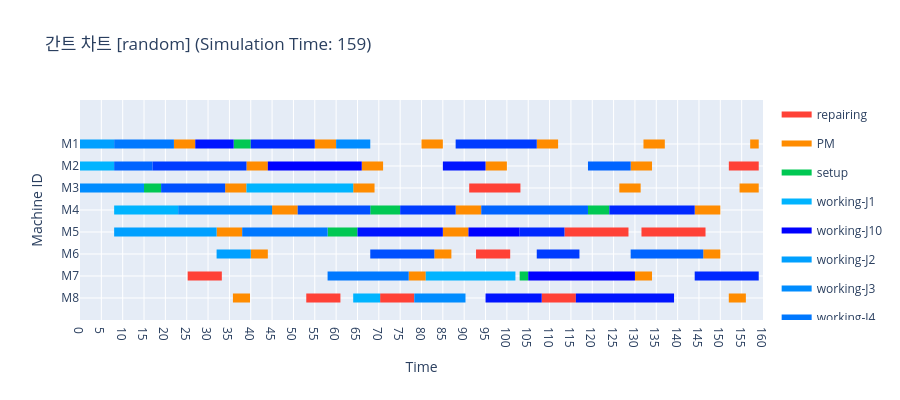

This figure's notebook cell:
### Code cell
env.run(until=scheduler.job_chk_process)
fig = create_gantt_chart(
    logs=event_logger.logs,
    max_time=env.now,
    title=f"간트 차트 [{MACHINE_CHOICE}] (Simulation Time: {round(env.now, 3)})")
fig.show()

### Figure 1 — Plotly figure (JSON) as saved in the notebook; plotly's stock layout.template omitted (floating-point values rounded to 4 significant figures; data arrays with more than 128 entries replaced by an {"elided": "..."} marker saying what was removed)
{"data": [{"fill": "toself", "fillcolor": "rgb(255, 65, 54)", "hoverinfo": "name", "legendgroup": "rgb(255, 65, 54)", "mode": "none", "name": "repairing", "type": "scatter", "x": [152.0, 159, 159, 152.0, 152.0, 91.18, 103.2, 103.2, 91.18, 91.18, 113.5, 128.5, 128.5, 113.5, 113.5, 131.5, 146.5, 146.5, 131.5, 131.5, 92.78, 100.8, 100.8, 92.78, 92.78, 25.23, 33.23, 33.23, 25.23, 25.23, 53.01, 61.01, 61.01, 53.01, 53.01, 70.31, 78.31, 78.31, 70.31, 70.31, 108.2, 116.2, 116.2, 108.2], "y": [5.8, 5.8, 6.2, 6.2, null, 4.8, 4.8, 5.2, 5.2, null, 2.8, 2.8, 3.2, 3.2, null, 2.8, 2.8, 3.2, 3.2, null, 1.8, 1.8, 2.2, 2.2, null, 0.8, 0.8, 1.2, 1.2, null, -0.2, -0.2, 0.2, 0.2, null, -0.2, -0.2, 0.2, 0.2, null, -0.2, -0.2, 0.2, 0.2]}, {"fill": "toself", "fillcolor": "rgb(255, 140, 0)", "hoverinfo": "name", "legendgroup": "rgb(255, 140, 0)", "mode": "none", "name": "PM", "type": "scatter", "x": {"elided": "129 float values"}, "y": {"elided": "129 float values"}}, {"fill": "toself", "fillcolor": "rgb(0, 200, 83)", "hoverinfo": "name", "legendgroup": "rgb(0, 200, 83)", "mode": "none", "name": "setup", "type": "scatter", "x": [36, 40, 40, 36, 36, 15, 19, 19, 15, 15, 68, 75, 75, 68, 68, 119, 124, 124, 119, 119, 58, 65, 65, 58, 58, 103, 105, 105, 103], "y": [6.8, 6.8, 7.2, 7.2, null, 4.8, 4.8, 5.2, 5.2, null, 3.8, 3.8, 4.2, 4.2, null, 3.8, 3.8, 4.2, 4.2, null, 2.8, 2.8, 3.2, 3.2, null, 0.8, 0.8, 1.2, 1.2]}, {"fill": "toself", "fillcolor": "rgb(0, 180, 255)", "hoverinfo": "name", "legendgroup": "rgb(0, 180, 255)", "mode": "none", "name": "working-J1", "type": "scatter", "x": [0, 8, 8, 0, 0, 39, 64, 64, 39, 39, 8, 23, 23, 8, 8, 81, 102, 102, 81, 81, 64, 70.31, 70.31, 64], "y": [5.8, 5.8, 6.2, 6.2, null, 4.8, 4.8, 5.2, 5.2, null, 3.8, 3.8, 4.2, 4.2, null, 0.8, 0.8, 1.2, 1.2, null, -0.2, -0.2, 0.2, 0.2]}, {"fill": "toself", "fillcolor": "rgb(0, 0, 255)", "hoverinfo": "name", "legendgroup": "rgb(0, 0, 255)", "mode": "none", "name": "working-J10", "type": "scatter", "x": [44, 66, 66, 44, 44, 91, 103, 103, 91, 91, 105, 130, 130, 105], "y": [5.8, 5.8, 6.2, 6.2, null, 2.8, 2.8, 3.2, 3.2, null, 0.8, 0.8, 1.2, 1.2]}, {"fill": "toself", "fillcolor": "rgb(0, 160, 255)", "hoverinfo": "name", "legendgroup": "rgb(0, 160, 255)", "mode": "none", "name": "working-J2", "type": "scatter", "x": [0, 8, 8, 0, 0, 8, 32, 32, 8, 8, 32, 40, 40, 32], "y": [6.8, 6.8, 7.2, 7.2, null, 2.8, 2.8, 3.2, 3.2, null, 1.8, 1.8, 2.2, 2.2]}, {"fill": "toself", "fillcolor": "rgb(0, 140, 255)", "hoverinfo": "name", "legendgroup": "rgb(0, 140, 255)", "mode": "none", "name": "working-J3", "type": "scatter", "x": [60, 68, 68, 60, 60, 0, 15, 15, 0, 0, 23, 45, 45, 23, 23, 78.31, 90.31, 90.31, 78.31], "y": [6.8, 6.8, 7.2, 7.2, null, 4.8, 4.8, 5.2, 5.2, null, 3.8, 3.8, 4.2, 4.2, null, -0.2, -0.2, 0.2, 0.2]}, {"fill": "toself", "fillcolor": "rgb(0, 120, 255)", "hoverinfo": "name", "legendgroup": "rgb(0, 120, 255)", "mode": "none", "name": "working-J4", "type": "scatter", "x": [8, 22, 22, 8, 8, 38, 58, 58, 38, 38, 58, 77, 77, 58], "y": [6.8, 6.8, 7.2, 7.2, null, 2.8, 2.8, 3.2, 3.2, null, 0.8, 0.8, 1.2, 1.2]}, {"fill": "toself", "fillcolor": "rgb(0, 100, 255)", "hoverinfo": "name", "legendgroup": "rgb(0, 100, 255)", "mode": "none", "name": "working-J5", "type": "scatter", "x": [8, 17, 17, 8, 8, 119, 129, 129, 119, 119, 94, 119, 119, 94, 94, 129, 146, 146, 129], "y": [5.8, 5.8, 6.2, 6.2, null, 5.8, 5.8, 6.2, 6.2, null, 3.8, 3.8, 4.2, 4.2, null, 1.8, 1.8, 2.2, 2.2]}, {"fill": "toself", "fillcolor": "rgb(0, 80, 255)", "hoverinfo": "name", "legendgroup": "rgb(0, 80, 255)", "mode": "none", "name": "working-J6", "type": "scatter", "x": [19, 34, 34, 19, 19, 51, 68, 68, 51, 51, 68, 83, 83, 68], "y": [4.8, 4.8, 5.2, 5.2, null, 3.8, 3.8, 4.2, 4.2, null, 1.8, 1.8, 2.2, 2.2]}, {"fill": "toself", "fillcolor": "rgb(0, 60, 255)", "hoverinfo": "name", "legendgroup": "rgb(0, 60, 255)", "mode": "none", "name": "working-J7", "type": "scatter", "x": [88, 107, 107, 88, 88, 17, 39, 39, 17, 17, 75, 88, 88, 75, 75, 107, 117, 117, 107], "y": [6.8, 6.8, 7.2, 7.2, null, 5.8, 5.8, 6.2, 6.2, null, 3.8, 3.8, 4.2, 4.2, null, 1.8, 1.8, 2.2, 2.2]}, {"fill": "toself", "fillcolor": "rgb(0, 40, 255)", "hoverinfo": "name", "legendgroup": "rgb(0, 40, 255)", "mode": "none", "name": "working-J8", "type": "scatter", "x": [40, 55, 55, 40, 40, 124, 144, 144, 124, 124, 103, 113.5, 113.5, 103, 103, 144, 159, 159, 144], "y": [6.8, 6.8, 7.2, 7.2, null, 3.8, 3.8, 4.2, 4.2, null, 2.8, 2.8, 3.2, 3.2, null, 0.8, 0.8, 1.2, 1.2]}, {"fill": "toself", "fillcolor": "rgb(0, 20, 255)", "hoverinfo": "name", "legendgroup": "rgb(0, 20, 255)", "mode": "none", "name": "working-J9", "type": "scatter", "x": [27, 36, 36, 27, 27, 85, 95, 95, 85, 85, 65, 85, 85, 65, 65, 95, 108.2, 108.2, 95, 95, 116.2, 139.2, 139.2, 116.2], "y": [6.8, 6.8, 7.2, 7.2, null, 5.8, 5.8, 6.2, 6.2, null, 2.8, 2.8, 3.2, 3.2, null, -0.2, -0.2, 0.2, 0.2, null, -0.2, -0.2, 0.2, 0.2]}, {"legendgroup": "rgb(0, 0, 255)", "marker": {"color": "rgb(0, 0, 255)", "opacity": 0, "size": 1}, "mode": "markers", "name": "", "showlegend": false, "text": ["job: J10\noperation: J10_O1", "job: J10\noperation: J10_O1", "job: J10\noperation: J10_O2", "job: J10\noperation: J10_O2", "job: J10\noperation: J10_O3", "job: J10\noperation: J10_O3"], "type": "scatter", "x": [44, 66, 91, 103, 105, 130], "y": [6, 6, 3, 3, 1, 1]}, {"legendgroup": "rgb(0, 100, 255)", "marker": {"color": "rgb(0, 100, 255)", "opacity": 0, "size": 1}, "mode": "markers", "name": "", "showlegend": false, "text": ["job: J5\noperation: J5_O1", "job: J5\noperation: J5_O1", "job: J5\noperation: J5_O3", "job: J5\noperation: J5_O3", "job: J5\noperation: J5_O2", "job: J5\noperation: J5_O2", "job: J5\noperation: J5_O4", "job: J5\noperation: J5_O4"], "type": "scatter", "x": [8, 17, 119, 129, 94, 119, 129, 146], "y": [6, 6, 6, 6, 4, 4, 2, 2]}, {"legendgroup": "rgb(0, 120, 255)", "marker": {"color": "rgb(0, 120, 255)", "opacity": 0, "size": 1}, "mode": "markers", "name": "", "showlegend": false, "text": ["job: J4\noperation: J4_O1", "job: J4\noperation: J4_O1", "job: J4\noperation: J4_O2", "job: J4\noperation: J4_O2", "job: J4\noperation: J4_O3", "job: J4\noperation: J4_O3"], "type": "scatter", "x": [8, 22, 38, 58, 58, 77], "y": [7, 7, 3, 3, 1, 1]}, {"legendgroup": "rgb(0, 140, 255)", "marker": {"color": "rgb(0, 140, 255)", "opacity": 0, "size": 1}, "mode": "markers", "name": "", "showlegend": false, "text": ["job: J3\noperation: J3_O3", "job: J3\noperation: J3_O3", "job: J3\noperation: J3_O1", "job: J3\noperation: J3_O1", "job: J3\noperation: J3_O2", "job: J3\noperation: J3_O2", "job: J3\noperation: J3_O4", "job: J3\noperation: J3_O4"], "type": "scatter", "x": [60, 68, 0, 15, 23, 45, 78.31, 90.31], "y": [7, 7, 5, 5, 4, 4, 0, 0]}, {"legendgroup": "rgb(0, 160, 255)", "marker": {"color": "rgb(0, 160, 255)", "opacity": 0, "size": 1}, "mode": "markers", "name": "", "showlegend": false, "text": ["job: J2\noperation: J2_O1", "job: J2\noperation: J2_O1", "job: J2\noperation: J2_O2", "job: J2\noperation: J2_O2", "job: J2\noperation: J2_O3", "job: J2\noperation: J2_O3"], "type": "scatter", "x": [0, 8, 8, 32, 32, 40], "y": [7, 7, 3, 3, 2, 2]}, {"legendgroup": "rgb(0, 180, 255)", "marker": {"color": "rgb(0, 180, 255)", "opacity": 0, "size": 1}, "mode": "markers", "name": "", "showlegend": false, "text": ["job: J1\noperation: J1_O1", "job: J1\noperation: J1_O1", "job: J1\noperation: J1_O3", "job: J1\noperation: J1_O3", "job: J1\noperation: J1_O2", "job: J1\noperation: J1_O2", "job: J1\noperation: J1_O4", "job: J1\noperation: J1_O4", "job: J1\noperation: J1_O4", "job: J1\noperation: J1_O4"], "type": "scatter", "x": [0, 8, 39, 64, 8, 23, 81, 102, 64, 70.31], "y": [6, 6, 5, 5, 4, 4, 1, 1, 0, 0]}, {"legendgroup": "rgb(0, 20, 255)", "marker": {"color": "rgb(0, 20, 255)", "opacity": 0, "size": 1}, "mode": "markers", "name": "", "showlegend": false, "text": ["job: J9\noperation: J9_O1", "job: J9\noperation: J9_O1", "job: J9\noperation: J9_O3", "job: J9\noperation: J9_O3", "job: J9\noperation: J9_O2", "job: J9\noperation: J9_O2", "job: J9\noperation: J9_O4", "job: J9\noperation: J9_O4", "job: J9\noperation: J9_O4", "job: J9\noperation: J9_O4"], "type": "scatter", "x": [27, 36, 85, 95, 65, 85, 95, 108.2, 116.2, 139.2], "y": [7, 7, 6, 6, 3, 3, 0, 0, 0, 0]}, {"legendgroup": "rgb(0, 200, 83)", "marker": {"color": "rgb(0, 200, 83)", "opacity": 0, "size": 1}, "mode": "markers", "name": "", "showlegend": false, "text": ["job: J8\noperation: J8_O1", "job: J8\noperation: J8_O1", "job: J6\noperation: J6_O1", "job: J6\noperation: J6_O1", "job: J7\noperation: J7_O2", "job: J7\noperation: J7_O2", "job: J8\noperation: J8_O2", "job: J8\noperation: J8_O2", "job: J9\noperation: J9_O2", "job: J9\noperation: J9_O2", "job: J10\noperation: J10_O3", "job: J10\noperation: J10_O3"], "type": "scatter", "x": [36, 40, 15, 19, 68, 75, 119, 124, 58, 65, 103, 105], "y": [7, 7, 5, 5, 4, 4, 4, 4, 3, 3, 1, 1]}, {"legendgroup": "rgb(0, 40, 255)", "marker": {"color": "rgb(0, 40, 255)", "opacity": 0, "size": 1}, "mode": "markers", "name": "", "showlegend": false, "text": ["job: J8\noperation: J8_O1", "job: J8\noperation: J8_O1", "job: J8\noperation: J8_O2", "job: J8\noperation: J8_O2", "job: J8\noperation: J8_O2", "job: J8\noperation: J8_O2", "job: J8\noperation: J8_O3", "job: J8\noperation: J8_O3"], "type": "scatter", "x": [40, 55, 124, 144, 103, 113.5, 144, 159], "y": [7, 7, 4, 4, 3, 3, 1, 1]}, {"legendgroup": "rgb(0, 60, 255)", "marker": {"color": "rgb(0, 60, 255)", "opacity": 0, "size": 1}, "mode": "markers", "name": "", "showlegend": false, "text": ["job: J7\noperation: J7_O3", "job: J7\noperation: J7_O3", "job: J7\noperation: J7_O1", "job: J7\noperation: J7_O1", "job: J7\noperation: J7_O2", "job: J7\noperation: J7_O2", "job: J7\noperation: J7_O4", "job: J7\noperation: J7_O4"], "type": "scatter", "x": [88, 107, 17, 39, 75, 88, 107, 117], "y": [7, 7, 6, 6, 4, 4, 2, 2]}, {"legendgroup": "rgb(0, 80, 255)", "marker": {"color": "rgb(0, 80, 255)", "opacity": 0, "size": 1}, "mode": "markers", "name": "", "showlegend": false, "text": ["job: J6\noperation: J6_O1", "job: J6\noperation: J6_O1", "job: J6\noperation: J6_O2", "job: J6\noperation: J6_O2", "job: J6\noperation: J6_O3", "job: J6\noperation: J6_O3"], "type": "scatter", "x": [19, 34, 51, 68, 68, 83], "y": [5, 5, 4, 4, 2, 2]}, {"legendgroup": "rgb(255, 140, 0)", "marker": {"color": "rgb(255, 140, 0)", "opacity": 0, "size": 1}, "mode": "markers", "name": "", "showlegend": false, "text": ["None", "None", "None", "None", "None", "None", "None", "None", "None", "None", "None", "None", "None", "None", "None", "None", "None", "None", "None", "None", "None", "None", "None", "None", "None", "None", "None", "None", "None", "None", "None", "None", "None", "None", "None", "None", "None", "None", "None", "None", "None", "None", "None", "None", "None", "None", "None", "None", "None", "None", "None", "None"], "type": "scatter", "x": [22, 27, 55, 60, 80, 85, 107, 112, 132, 137, 157, 159, 39, 44, 66, 71, 95, 100, 129, 134, 34, 39, 64, 69, 126.3, 131.3, 154.5, 159, 45, 51, 88, 94, 144, 150, 32, 38, 85, 91, 40, 44, 83, 87, 146, 150, 77, 81, 130, 134, 35.83, 39.83, 152.0, 156.0], "y": [7, 7, 7, 7, 7, 7, 7, 7, 7, 7, 7, 7, 6, 6, 6, 6, 6, 6, 6, 6, 5, 5, 5, 5, 5, 5, 5, 5, 4, 4, 4, 4, 4, 4, 3, 3, 3, 3, 2, 2, 2, 2, 2, 2, 1, 1, 1, 1, 0, 0, 0, 0]}, {"legendgroup": "rgb(255, 65, 54)", "marker": {"color": "rgb(255, 65, 54)", "opacity": 0, "size": 1}, "mode": "markers", "name": "", "showlegend": false, "text": ["None", "None", "None", "None", "None", "None", "None", "None", "None", "None", "None", "None", "None", "None", "None", "None", "None", "None"], "type": "scatter", "x": [152.0, 159, 91.18, 103.2, 113.5, 128.5, 131.5, 146.5, 92.78, 100.8, 25.23, 33.23, 53.01, 61.01, 70.31, 78.31, 108.2, 116.2], "y": [6, 6, 5, 5, 3, 3, 3, 3, 2, 2, 1, 1, 0, 0, 0, 0, 0, 0]}], "layout": {"height": 400, "hovermode": "closest", "showlegend": true, "title": {"text": "간트 차트 [random] (Simulation Time: 159)"}, "xaxis": {"dtick": 5, "range": [0, 160], "rangeselector": {"buttons": [{"count": 7, "label": "1w", "step": "day", "stepmode": "backward"}, {"count": 1, "label": "1m", "step": "month", "stepmode": "backward"}, {"count": 6, "label": "6m", "step": "month", "stepmode": "backward"}, {"count": 1, "label": "YTD", "step": "year", "stepmode": "todate"}, {"count": 1, "label": "1y", "step": "year", "stepmode": "backward"}, {"step": "all"}]}, "showgrid": true, "title": {"text": "Time"}, "type": "linear", "zeroline": false}, "yaxis": {"autorange": false, "range": [-1, 9], "showgrid": true, "ticktext": ["M8", "M7", "M6", "M5", "M4", "M3", "M2", "M1"], "tickvals": [0, 1, 2, 3, 4, 5, 6, 7], "title": {"text": "Machine ID"}, "zeroline": false}}}
